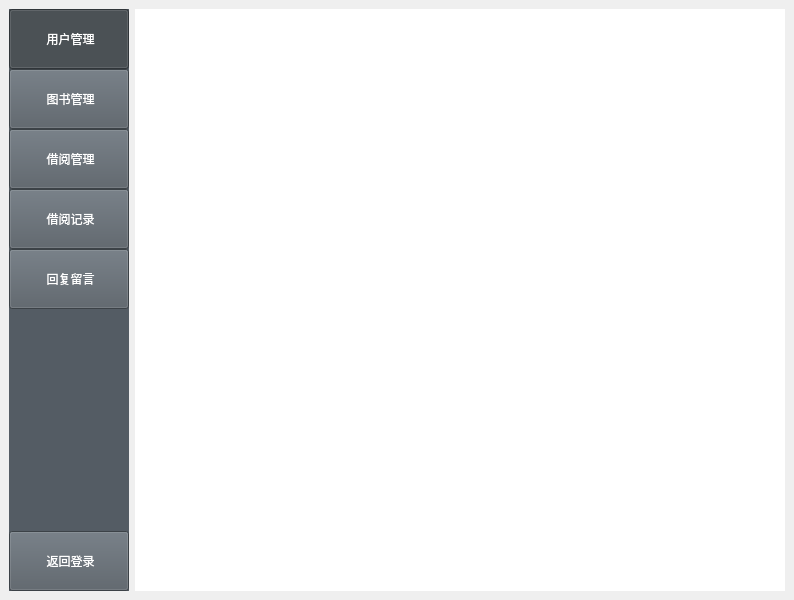
<?xml version="1.0" encoding="UTF-8"?>
<ui version="4.0">
 <class>Cell_Main</class>
 <widget class="QMainWindow" name="Cell_Main">
  <property name="geometry">
   <rect>
    <x>0</x>
    <y>0</y>
    <width>794</width>
    <height>600</height>
   </rect>
  </property>
  <property name="windowTitle">
   <string>Cell_Main</string>
  </property>
  <widget class="QWidget" name="centralwidget">
   <property name="styleSheet">
    <string notr="true">QWidget#tool {background:rgb(84,92,100);}
QWidget#tool QToolButton{background:rgb(84,92,100);color:white;min-height:55px;font:14px&quot;楷体&quot;;padding-left:12px;}
QWidget#tool QToolButton:checked{background:rgb(67,74,80);}
QStackedWidget#stackedWidget{background-color:white;}</string>
   </property>
   <layout class="QGridLayout" name="gridLayout_2">
    <item row="0" column="0">
     <widget class="QWidget" name="tool" native="true">
      <property name="maximumSize">
       <size>
        <width>120</width>
        <height>16777215</height>
       </size>
      </property>
      <layout class="QGridLayout" name="gridLayout">
       <property name="leftMargin">
        <number>0</number>
       </property>
       <property name="topMargin">
        <number>0</number>
       </property>
       <property name="rightMargin">
        <number>0</number>
       </property>
       <property name="bottomMargin">
        <number>0</number>
       </property>
       <property name="spacing">
        <number>0</number>
       </property>
       <item row="2" column="1" colspan="2">
        <widget class="QToolButton" name="btn_user">
         <property name="sizePolicy">
          <sizepolicy hsizetype="Expanding" vsizetype="Fixed">
           <horstretch>0</horstretch>
           <verstretch>0</verstretch>
          </sizepolicy>
         </property>
         <property name="text">
          <string> 用户管理</string>
         </property>
         <property name="icon">
          <iconset resource="../res/res.qrc">
           <normaloff>:/tool.svg</normaloff>:/tool.svg</iconset>
         </property>
         <property name="checkable">
          <bool>true</bool>
         </property>
         <property name="checked">
          <bool>true</bool>
         </property>
         <property name="toolButtonStyle">
          <enum>Qt::ToolButtonStyle::ToolButtonTextBesideIcon</enum>
         </property>
        </widget>
       </item>
       <item row="5" column="1" colspan="2">
        <widget class="QToolButton" name="btn_his">
         <property name="sizePolicy">
          <sizepolicy hsizetype="Expanding" vsizetype="Fixed">
           <horstretch>0</horstretch>
           <verstretch>0</verstretch>
          </sizepolicy>
         </property>
         <property name="text">
          <string> 借阅记录</string>
         </property>
         <property name="icon">
          <iconset resource="../res/res.qrc">
           <normaloff>:/tool.svg</normaloff>:/tool.svg</iconset>
         </property>
         <property name="checkable">
          <bool>true</bool>
         </property>
         <property name="toolButtonStyle">
          <enum>Qt::ToolButtonStyle::ToolButtonTextBesideIcon</enum>
         </property>
        </widget>
       </item>
       <item row="6" column="1">
        <widget class="QToolButton" name="toolButton">
         <property name="sizePolicy">
          <sizepolicy hsizetype="Expanding" vsizetype="Fixed">
           <horstretch>0</horstretch>
           <verstretch>0</verstretch>
          </sizepolicy>
         </property>
         <property name="text">
          <string> 回复留言</string>
         </property>
         <property name="icon">
          <iconset resource="../res/res.qrc">
           <normaloff>:/tool.svg</normaloff>:/tool.svg</iconset>
         </property>
         <property name="checkable">
          <bool>true</bool>
         </property>
         <property name="toolButtonStyle">
          <enum>Qt::ToolButtonStyle::ToolButtonTextBesideIcon</enum>
         </property>
        </widget>
       </item>
       <item row="4" column="1" colspan="2">
        <widget class="QToolButton" name="btn_record">
         <property name="sizePolicy">
          <sizepolicy hsizetype="Expanding" vsizetype="Fixed">
           <horstretch>0</horstretch>
           <verstretch>0</verstretch>
          </sizepolicy>
         </property>
         <property name="text">
          <string> 借阅管理</string>
         </property>
         <property name="icon">
          <iconset resource="../res/res.qrc">
           <normaloff>:/tool.svg</normaloff>:/tool.svg</iconset>
         </property>
         <property name="checkable">
          <bool>true</bool>
         </property>
         <property name="toolButtonStyle">
          <enum>Qt::ToolButtonStyle::ToolButtonTextBesideIcon</enum>
         </property>
        </widget>
       </item>
       <item row="3" column="1" colspan="2">
        <widget class="QToolButton" name="btn_book">
         <property name="sizePolicy">
          <sizepolicy hsizetype="Expanding" vsizetype="Fixed">
           <horstretch>0</horstretch>
           <verstretch>0</verstretch>
          </sizepolicy>
         </property>
         <property name="text">
          <string> 图书管理</string>
         </property>
         <property name="icon">
          <iconset resource="../res/res.qrc">
           <normaloff>:/tool.svg</normaloff>:/tool.svg</iconset>
         </property>
         <property name="checkable">
          <bool>true</bool>
         </property>
         <property name="toolButtonStyle">
          <enum>Qt::ToolButtonStyle::ToolButtonTextBesideIcon</enum>
         </property>
        </widget>
       </item>
       <item row="8" column="1">
        <spacer name="verticalSpacer">
         <property name="orientation">
          <enum>Qt::Orientation::Vertical</enum>
         </property>
         <property name="sizeHint" stdset="0">
          <size>
           <width>20</width>
           <height>40</height>
          </size>
         </property>
        </spacer>
       </item>
       <item row="9" column="1">
        <widget class="QToolButton" name="toolButton_2">
         <property name="sizePolicy">
          <sizepolicy hsizetype="Expanding" vsizetype="Fixed">
           <horstretch>0</horstretch>
           <verstretch>0</verstretch>
          </sizepolicy>
         </property>
         <property name="text">
          <string> 返回登录</string>
         </property>
         <property name="icon">
          <iconset resource="../res/res.qrc">
           <normaloff>:/返回.svg</normaloff>:/返回.svg</iconset>
         </property>
         <property name="toolButtonStyle">
          <enum>Qt::ToolButtonStyle::ToolButtonTextBesideIcon</enum>
         </property>
        </widget>
       </item>
      </layout>
     </widget>
    </item>
    <item row="0" column="1">
     <widget class="QStackedWidget" name="stackedWidget">
      <widget class="QWidget" name="page"/>
      <widget class="QWidget" name="page_2"/>
     </widget>
    </item>
   </layout>
  </widget>
 </widget>
 <resources>
  <include location="../res/res.qrc"/>
 </resources>
 <connections/>
</ui>
